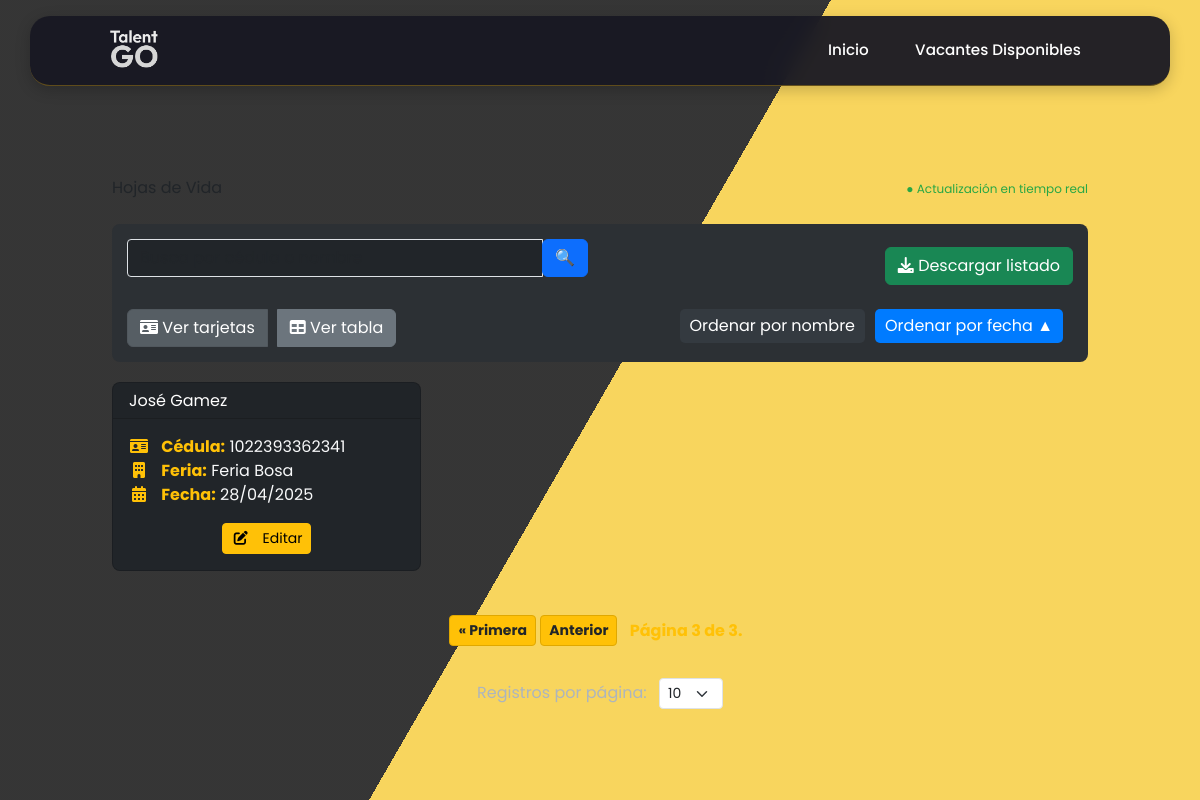
The app's page /registros/?page=3, older data.
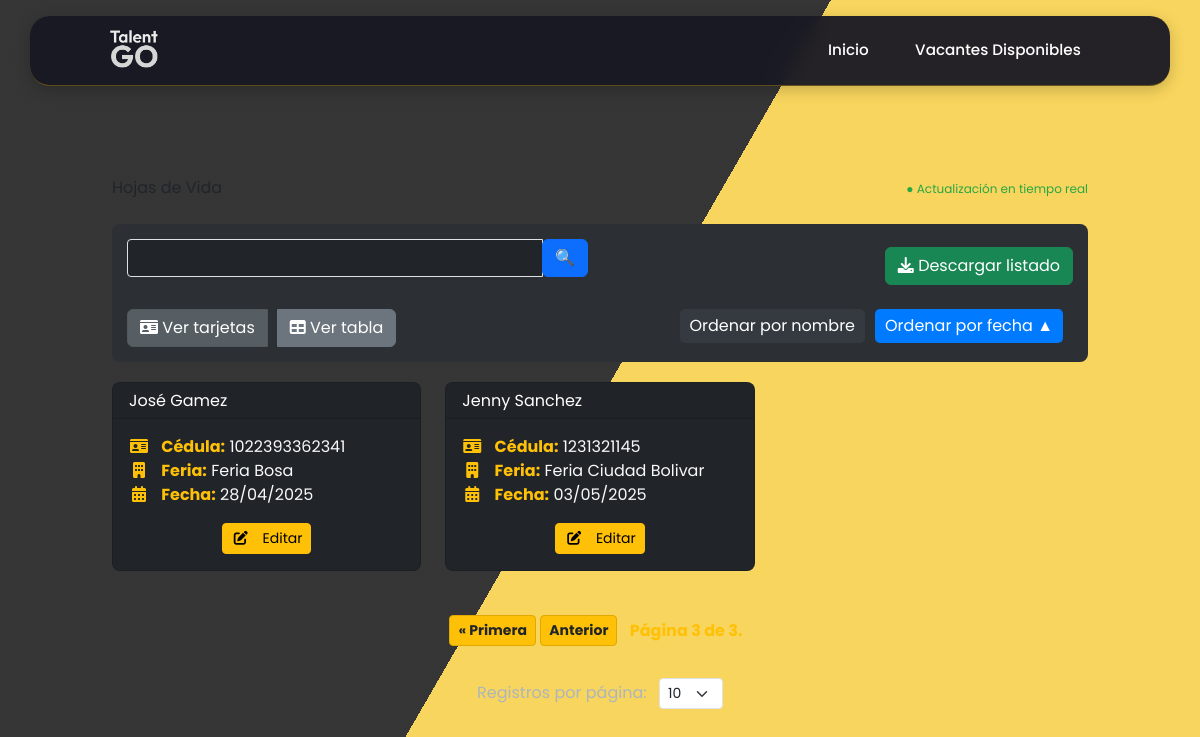
The same page, newer data.
### vacantes/models.py (models this page shows, shortened)
class RegistroCandidato(models.Model):
    SEX_CHOICES = [
        ('Mujer', 'Mujer'),
        ('Hombre', 'Hombre'),
        ('Intersexual', 'Intersexual'),
    ]
    DOCUMENT_TYPE_CHOICES = [
        ('CEDULA DE CIUDADANIA', 'CEDULA DE CIUDADANIA'),
        ('PERMISO ESPECIAL DE PERMANENCIA', 'PERMISO ESPECIAL DE PERMANENCIA'),
        ('TARJETA DE IDENTIDAD', 'TARJETA DE IDENTIDAD'),
        ('DOCUMENTO NACIONAL DE IDENTIFICACION', 'DOCUMENTO NACIONAL DE IDENTIFICACION'),
        ('PASAPORTE', 'PASAPORTE'),
        ('CEDULA DE EXTRANJERIA', 'CEDULA DE EXTRANJERIA'),
    ]
    EDUCATION_LEVEL_CHOICES = [
        ('BASICA PRIMARIA', 'BASICA PRIMARIA'),
        ('BASICA SECUNDARIA', 'BASICA SECUNDARIA'),
        ('BACHILLER ACADEMICO', 'BACHILLER ACADEMICO'),
        ('ESTUDIANTE BACHILLER ACADEMICO', 'ESTUDIANTE BACHILLER ACADEMICO'),
        ('TECNICO LABORAL/PROFESIONAL', 'TECNICO LABORAL/PROFESIONAL'),
        ('ESTUDIANTE TECNICO LABORAL/PROFESIONAL', 'ESTUDIANTE TECNICO LABORAL/PROFESIONAL'),
        ('TECNOLOGO', 'TECNOLOGO'),
        ('ESTUDIANTE TECNOLOGO', 'ESTUDIANTE TECNOLOGO'),
        ('PROFESIONAL', 'PROFESIONAL'),
        ('ESTUDIANTE PROFESIONAL', 'ESTUDIANTE PROFESIONAL'),
        ('POSGRADO', 'POSGRADO'),
    ]
    SCHEDULE_CHOICES = [
        ('TIEMPO COMPLETO', 'TIEMPO COMPLETO'),
        ('MEDIO TIEMPO', 'MEDIO TIEMPO'),
        ('FINES DE SEMANA', 'FINES DE SEMANA'),
    ]
    DISABILITY_CHOICES = [
        ('SI', 'Sí'),
        ('NO', 'No'),
    ]
    SISE_CHOICES = [
        ('SI', 'Sí'),
        ('NO', 'No'),
    ]
    RECRUITER_CHOICES = [
        ('Diego Alejandro Parra Pinto', 'Diego Alejandro Parra Pinto'),
        ('Jony Edilberto Chisaba Rojas', 'Jony Edilberto Chisaba Rojas'),
        ('Jose Luis Gamez Torres', 'Jose Luis Gamez Torres'),
        ('Jully Andrea Galindo Fonseca', 'Jully Andrea Galindo Fonseca'),
        ('Maria Alejandra Moreno Pedraza', 'Maria Alejandra Moreno Pedraza'),
        ('Sergio Daniel García Donado', 'Sergio Daniel García Donado'),
        ('Steven Alejandro Arevalo Benitez', 'Steven Alejandro Arevalo Benitez'),
        ('Victor De Jesus Fagua Cogollo', 'Victor De Jesus Fagua Cogollo'),
        ('Yennifer Alexandra Ruiz', 'Yennifer Alexandra Ruiz'),
        ('Yesica Natalia Lemos Lemos', 'Yesica Natalia Lemos Lemos'),
    ]
    SALARY_CHOICES = [
        ('Menos de 1 SMMLV', 'Menos de 1 SMMLV'),
        ('1 a 2 SMMLV', '1 a 2 SMMLV'),
        ('2 a 4 SMMLV', '2 a 4 SMMLV'),
        ('4 a 6 SMMLV', '4 a 6 SMMLV'),
        ('6 a 9 SMMLV', '6 a 9 SMMLV'),
        ('9 a 12 SMMLV', '9 a 12 SMMLV'),
        ('12 a 15 SMMLV', '12 a 15 SMMLV'),
        ('15 a 19 SMMLV', '15 a 19 SMMLV'),
        ('20 SMMLV en adelante', '20 SMMLV en adelante'),
    ]
    TIPO_FERIA_CHOICES = [
        ('FERIA PROPIA', 'FERIA PROPIA'),
        ('FERIA INVITADO', 'FERIA INVITADO'),
        ('FERIA MOVIL', 'FERIA MOVIL'),
    ]
    feria = models.CharField(max_length=100, blank=True, null=True)
    fecha_feria = models.DateField(default=date(2025, 1, 1), blank=True, null=True)
    tipo_feria = models.CharField(max_length=20, choices=TIPO_FERIA_CHOICES, blank=True, null=True)
    codigo_sise = models.CharField(max_length=50, blank=True, null=True)
    empresa_sise = models.CharField(max_length=100, blank=True, null=True)
    cargo_sise = models.CharField(max_length=100, blank=True, null=True)
    interes_practica = models.BooleanField(default=False, blank=True, null=True)
    sexo = models.CharField(max_length=16, choices=SEX_CHOICES)
    tipo_documento = models.CharField(max_length=50, choices=DOCUMENT_TYPE_CHOICES)
    numero_documento = models.CharField(max_length=20, unique=True)
    nombres = models.CharField(max_length=100)
    apellidos = models.CharField(max_length=100)
    numero_celular = models.CharField(max_length=15)
    correo_electronico = models.EmailField()
    fecha_nacimiento = models.DateField()
    formacion_academica = models.CharField(max_length=40, choices=EDUCATION_LEVEL_CHOICES)
    programa_academico = models.CharField(max_length=100)
    experiencia_laboral = models.TextField(blank=True, null=True)
    interes_ocupacional = models.TextField(blank=True, null=True)
    departamento = models.ForeignKey(Departamento, on_delete=models.SET_NULL, null=True, blank=True)
    ciudad = models.ForeignKey(Ciudad, on_delete=models.SET_NULL, null=True, blank=True)
    candidato_discapacidad = models.CharField(max_length=2, choices=DISABILITY_CHOICES)
    tipo_discapacidad = models.CharField(max_length=100, blank=True, null=True)
    horario_interesado = models.CharField(max_length=20, choices=SCHEDULE_CHOICES)
    semestre_grado = models.CharField(max_length=100, blank=True, null=True)
    aspiracion_salarial = models.CharField(
        max_length=50,
        choices=SALARY_CHOICES,
        help_text="Seleccione una opción de aspiración salarial.",
        blank=True
    )
    registrado_en_sise = models.CharField(max_length=2, choices=SISE_CHOICES, blank=True, null=True)
    tecnico_seleccion = models.CharField(max_length=40, choices=RECRUITER_CHOICES, blank=True, null=True)
    vacantes_disponibles = models.ManyToManyField("Vacante", related_name="candidatos", blank=True)
    class Meta:
        verbose_name = "Registro de Candidato"
        verbose_name_plural = "Registros de Candidatos"

### vacantes/views.py (the view)
# urls.py: path('registros/', views.lista_registros, name='lista_registros'),
def lista_registros(request):
    query = request.GET.get('q', '')
    order_by = request.GET.get('order_by', 'fecha_feria')
    order_dir = request.GET.get('order_dir', 'asc')
    registros = RegistroCandidato.objects.all()
    valid_order_fields = {
        'nombres': 'nombres_lower',
        'apellidos': 'apellidos_lower',
        'numero_documento': 'documento_lower',
        'feria': 'feria',
        'fecha_feria': 'fecha_feria'
    }
    if order_by in ['nombres', 'apellidos', 'numero_documento'] or query:
        registros = registros.annotate(
            nombres_lower=Lower('nombres'),
            apellidos_lower=Lower('apellidos'),
            documento_lower=Lower('numero_documento')
        )
    if query:
        registros = registros.filter(
            Q(nombres_lower__icontains=query) |
            Q(apellidos_lower__icontains=query) |
            Q(documento_lower__icontains=query)
        )
    sort_field = valid_order_fields.get(order_by, 'fecha_feria')
    if order_dir == 'desc':
        registros = registros.order_by(f'-{sort_field}')
    else:
        registros = registros.order_by(sort_field)
    try:
        items_por_pagina = int(request.GET.get('por_pagina', 10))
    except ValueError:
        items_por_pagina = 10 # Default si el valor no es un número válido (igual que en lista_vacantes)
    paginator = Paginator(registros, items_por_pagina)
    page_number = request.GET.get('page')
    try:
        page_obj = paginator.page(page_number)
    except PageNotAnInteger:
        page_obj = paginator.page(1)
    except EmptyPage:
        page_obj = paginator.page(paginator.num_pages)
    context = {
        'page_obj': page_obj, # <--- Pasar el objeto de página en lugar de la lista completa
        'items_por_pagina': items_por_pagina, # Para el selector <select>
        'query': query,
        'order_by': order_by,
        'order_dir': order_dir
    }
    return render(request, 'lista_registros.html', context)

### vacantes/templates/lista_registros.html (shortened to what the changed rows need)
{% extends 'base.html' %}
{% block contenido %}
<div class="container mt-5">
    <div class="d-flex justify-content-between align-items-center mb-4">
        <h2 class="mb-0">Hojas de Vida</h2>
    </div>
    <div id="cards-view">
        <div class="row" id="candidates-container">
            {% for registro in page_obj %}
                <div class="col-md-4 candidate-item" data-id="{{ registro.pk }}" data-feria="{{ registro.feria }}">
                    <div class="card bg-dark candidate-card {% if not registro.feria %}pending-update{% endif %}">
                        <div class="card-header">
                            <h5 class="card-title mb-0 text-white">{{ registro.nombres }} {{ registro.apellidos }}</h5>
                        </div>
                        <div class="card-body text-light">
                            <p class="card-text"><i class="fas fa-id-card text-warning"></i> <strong class="text-warning">Cédula:</strong> {{ registro.numero_documento }}</p>
                            <p class="card-text"><i class="fas fa-building text-warning"></i> <strong class="text-warning">Feria:</strong>
                                {% if registro.feria %}
                                    {{ registro.feria }}
                                {% else %}
                                    <span class="badge bg-warning text-dark">Pendiente</span>
                                {% endif %}
                            </p>
                            <p class="card-text"><i class="fas fa-calendar-alt text-warning"></i> <strong class="text-warning">Fecha:</strong> {{ registro.fecha_feria|date:"d/m/Y" }}</p>
                            <div class="text-center mt-3">
                                <a href="{% url 'editar_registro' registro.pk %}" class="btn btn-warning btn-sm">
                                    <i class="fas fa-edit"></i> Editar
                                </a>
                            </div>
                        </div>
                    </div>
                </div>
            {% empty %}
                <div class="col-12 text-center">
                    <div class="alert alert-warning" role="alert">
                        No se encontraron registros.
                    </div>
                </div>
            {% endfor %}
        </div>
    </div>
</div>
{% endblock %}

Row changes from the older to the newer data that the page shows:
added RegistroCandidato: nombres "Jenny", apellidos "Sanchez", numero_documento "1231321145", feria "Feria Ciudad Bolivar", fecha_feria "03/05/2025"
